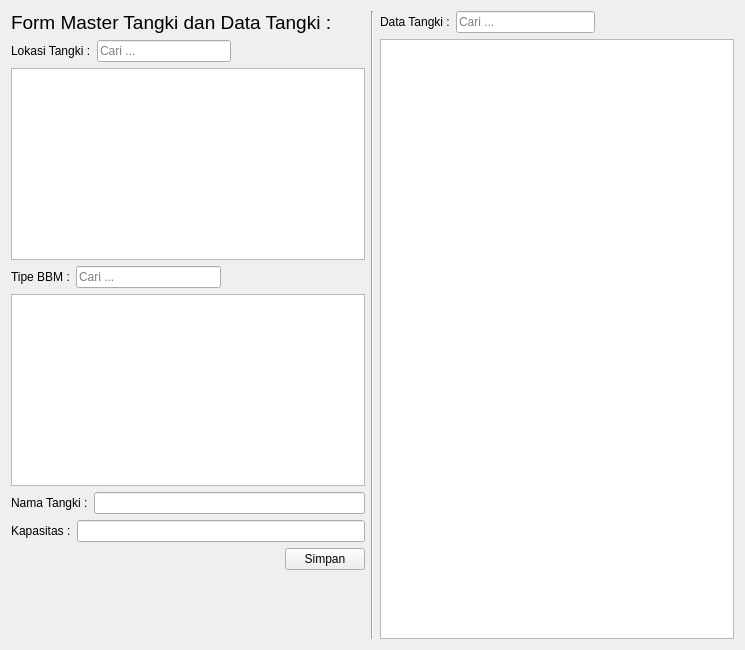
<?xml version="1.0" encoding="UTF-8"?>
<ui version="4.0">
 <class>TangkiMenu</class>
 <widget class="QWidget" name="TangkiMenu">
  <property name="geometry">
   <rect>
    <x>0</x>
    <y>0</y>
    <width>745</width>
    <height>650</height>
   </rect>
  </property>
  <property name="windowTitle">
   <string>SIPB - Master Tangki</string>
  </property>
  <layout class="QHBoxLayout" name="horizontalLayout_3">
   <item>
    <layout class="QVBoxLayout" name="verticalLayout_4">
     <item>
      <widget class="QLabel" name="label_6">
       <property name="font">
        <font>
         <pointsize>14</pointsize>
        </font>
       </property>
       <property name="text">
        <string>Form Master Tangki dan Data Tangki :</string>
       </property>
      </widget>
     </item>
     <item>
      <layout class="QVBoxLayout" name="verticalLayout_3">
       <item>
        <layout class="QHBoxLayout" name="horizontalLayout_2">
         <item>
          <widget class="QLabel" name="label_3">
           <property name="text">
            <string>Lokasi Tangki :</string>
           </property>
          </widget>
         </item>
         <item>
          <widget class="QLineEdit" name="editCariLokasiTangki">
           <property name="placeholderText">
            <string>Cari ...</string>
           </property>
          </widget>
         </item>
         <item>
          <spacer name="horizontalSpacer_2">
           <property name="orientation">
            <enum>Qt::Orientation::Horizontal</enum>
           </property>
           <property name="sizeHint" stdset="0">
            <size>
             <width>40</width>
             <height>20</height>
            </size>
           </property>
          </spacer>
         </item>
        </layout>
       </item>
       <item>
        <widget class="QTableView" name="tableLokasiTangki"/>
       </item>
      </layout>
     </item>
     <item>
      <layout class="QVBoxLayout" name="verticalLayout">
       <item>
        <layout class="QHBoxLayout" name="horizontalLayout">
         <item>
          <widget class="QLabel" name="label_2">
           <property name="text">
            <string>Tipe BBM :</string>
           </property>
          </widget>
         </item>
         <item>
          <widget class="QLineEdit" name="editCariTipeBBM">
           <property name="placeholderText">
            <string>Cari ...</string>
           </property>
          </widget>
         </item>
         <item>
          <spacer name="horizontalSpacer">
           <property name="orientation">
            <enum>Qt::Orientation::Horizontal</enum>
           </property>
           <property name="sizeHint" stdset="0">
            <size>
             <width>40</width>
             <height>20</height>
            </size>
           </property>
          </spacer>
         </item>
        </layout>
       </item>
       <item>
        <widget class="QTableView" name="tableTipeBBM"/>
       </item>
      </layout>
     </item>
     <item>
      <layout class="QHBoxLayout" name="horizontalLayout_8">
       <item>
        <widget class="QLabel" name="label_8">
         <property name="text">
          <string>Nama Tangki :</string>
         </property>
        </widget>
       </item>
       <item>
        <widget class="QLineEdit" name="editNamaTangki"/>
       </item>
      </layout>
     </item>
     <item>
      <layout class="QHBoxLayout" name="horizontalLayout_4">
       <item>
        <widget class="QLabel" name="label_4">
         <property name="text">
          <string>Kapasitas :</string>
         </property>
        </widget>
       </item>
       <item>
        <widget class="QLineEdit" name="editKapasitas"/>
       </item>
      </layout>
     </item>
     <item>
      <layout class="QHBoxLayout" name="horizontalLayout_6">
       <item>
        <spacer name="horizontalSpacer_4">
         <property name="orientation">
          <enum>Qt::Orientation::Horizontal</enum>
         </property>
         <property name="sizeHint" stdset="0">
          <size>
           <width>40</width>
           <height>20</height>
          </size>
         </property>
        </spacer>
       </item>
       <item>
        <widget class="QPushButton" name="btnSimpan">
         <property name="text">
          <string>Simpan</string>
         </property>
        </widget>
       </item>
      </layout>
     </item>
     <item>
      <spacer name="verticalSpacer">
       <property name="orientation">
        <enum>Qt::Orientation::Vertical</enum>
       </property>
       <property name="sizeHint" stdset="0">
        <size>
         <width>20</width>
         <height>40</height>
        </size>
       </property>
      </spacer>
     </item>
    </layout>
   </item>
   <item>
    <widget class="Line" name="line">
     <property name="orientation">
      <enum>Qt::Orientation::Vertical</enum>
     </property>
    </widget>
   </item>
   <item>
    <layout class="QVBoxLayout" name="verticalLayout_5">
     <item>
      <layout class="QHBoxLayout" name="horizontalLayout_7">
       <item>
        <widget class="QLabel" name="label_7">
         <property name="text">
          <string>Data Tangki :</string>
         </property>
        </widget>
       </item>
       <item>
        <widget class="QLineEdit" name="editCariDataTangki">
         <property name="placeholderText">
          <string>Cari ...</string>
         </property>
        </widget>
       </item>
       <item>
        <spacer name="horizontalSpacer_5">
         <property name="orientation">
          <enum>Qt::Orientation::Horizontal</enum>
         </property>
         <property name="sizeHint" stdset="0">
          <size>
           <width>40</width>
           <height>20</height>
          </size>
         </property>
        </spacer>
       </item>
      </layout>
     </item>
     <item>
      <widget class="QTableView" name="tableDataTangki"/>
     </item>
    </layout>
   </item>
  </layout>
 </widget>
 <resources/>
 <connections/>
</ui>
